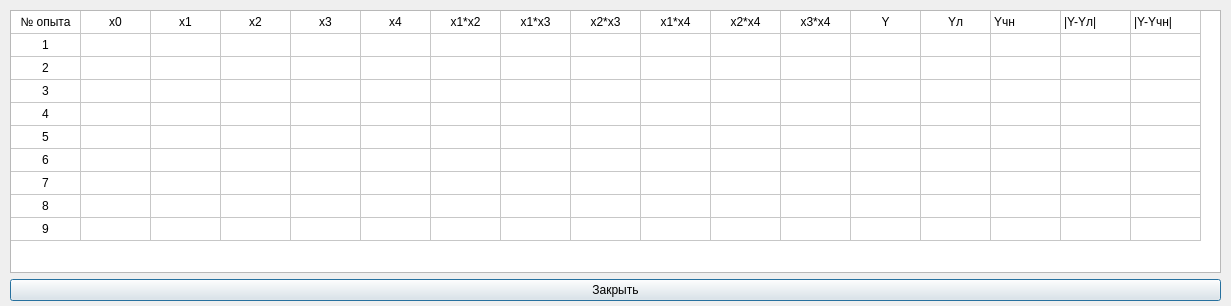
<?xml version="1.0" encoding="UTF-8"?>
<ui version="4.0">
 <class>Dialog</class>
 <widget class="QDialog" name="Dialog">
  <property name="geometry">
   <rect>
    <x>0</x>
    <y>0</y>
    <width>1231</width>
    <height>306</height>
   </rect>
  </property>
  <property name="windowTitle">
   <string>Dialog</string>
  </property>
  <widget class="QWidget" name="layoutWidget">
   <property name="geometry">
    <rect>
     <x>10</x>
     <y>10</y>
     <width>1211</width>
     <height>291</height>
    </rect>
   </property>
   <layout class="QVBoxLayout" name="verticalLayout">
    <item>
     <widget class="QTableWidget" name="table_plan">
      <property name="maximumSize">
       <size>
        <width>1544</width>
        <height>434</height>
       </size>
      </property>
      <property name="rowCount">
       <number>10</number>
      </property>
      <property name="columnCount">
       <number>17</number>
      </property>
      <attribute name="horizontalHeaderVisible">
       <bool>false</bool>
      </attribute>
      <attribute name="horizontalHeaderDefaultSectionSize">
       <number>70</number>
      </attribute>
      <attribute name="verticalHeaderVisible">
       <bool>false</bool>
      </attribute>
      <attribute name="verticalHeaderDefaultSectionSize">
       <number>23</number>
      </attribute>
      <row/>
      <row/>
      <row/>
      <row/>
      <row/>
      <row/>
      <row/>
      <row/>
      <row/>
      <row/>
      <column/>
      <column/>
      <column/>
      <column/>
      <column/>
      <column/>
      <column/>
      <column/>
      <column/>
      <column/>
      <column/>
      <column/>
      <column/>
      <column/>
      <column/>
      <column/>
      <column/>
      <item row="0" column="0">
       <property name="text">
        <string>№ опыта</string>
       </property>
       <property name="textAlignment">
        <set>AlignCenter</set>
       </property>
      </item>
      <item row="0" column="1">
       <property name="text">
        <string>x0</string>
       </property>
       <property name="textAlignment">
        <set>AlignCenter</set>
       </property>
      </item>
      <item row="0" column="2">
       <property name="text">
        <string>x1</string>
       </property>
       <property name="textAlignment">
        <set>AlignCenter</set>
       </property>
      </item>
      <item row="0" column="3">
       <property name="text">
        <string>x2</string>
       </property>
       <property name="textAlignment">
        <set>AlignCenter</set>
       </property>
      </item>
      <item row="0" column="4">
       <property name="text">
        <string>x3</string>
       </property>
       <property name="textAlignment">
        <set>AlignCenter</set>
       </property>
      </item>
      <item row="0" column="5">
       <property name="text">
        <string>x4</string>
       </property>
       <property name="textAlignment">
        <set>AlignCenter</set>
       </property>
      </item>
      <item row="0" column="6">
       <property name="text">
        <string>x1*x2</string>
       </property>
       <property name="textAlignment">
        <set>AlignCenter</set>
       </property>
      </item>
      <item row="0" column="7">
       <property name="text">
        <string>x1*x3</string>
       </property>
       <property name="textAlignment">
        <set>AlignCenter</set>
       </property>
      </item>
      <item row="0" column="8">
       <property name="text">
        <string>x2*x3</string>
       </property>
       <property name="textAlignment">
        <set>AlignCenter</set>
       </property>
      </item>
      <item row="0" column="9">
       <property name="text">
        <string>x1*x4</string>
       </property>
       <property name="textAlignment">
        <set>AlignCenter</set>
       </property>
      </item>
      <item row="0" column="10">
       <property name="text">
        <string>x2*x4</string>
       </property>
       <property name="textAlignment">
        <set>AlignCenter</set>
       </property>
      </item>
      <item row="0" column="11">
       <property name="text">
        <string>x3*x4</string>
       </property>
       <property name="textAlignment">
        <set>AlignCenter</set>
       </property>
      </item>
      <item row="0" column="12">
       <property name="text">
        <string>Y</string>
       </property>
       <property name="textAlignment">
        <set>AlignCenter</set>
       </property>
      </item>
      <item row="0" column="13">
       <property name="text">
        <string>Yл</string>
       </property>
       <property name="textAlignment">
        <set>AlignCenter</set>
       </property>
      </item>
      <item row="0" column="14">
       <property name="text">
        <string>Yчн</string>
       </property>
      </item>
      <item row="0" column="15">
       <property name="text">
        <string>|Y-Yл|</string>
       </property>
      </item>
      <item row="0" column="16">
       <property name="text">
        <string>|Y-Yчн|</string>
       </property>
      </item>
      <item row="1" column="0">
       <property name="text">
        <string>1</string>
       </property>
       <property name="textAlignment">
        <set>AlignCenter</set>
       </property>
      </item>
      <item row="2" column="0">
       <property name="text">
        <string>2</string>
       </property>
       <property name="textAlignment">
        <set>AlignCenter</set>
       </property>
      </item>
      <item row="3" column="0">
       <property name="text">
        <string>3</string>
       </property>
       <property name="textAlignment">
        <set>AlignCenter</set>
       </property>
      </item>
      <item row="4" column="0">
       <property name="text">
        <string>4</string>
       </property>
       <property name="textAlignment">
        <set>AlignCenter</set>
       </property>
      </item>
      <item row="5" column="0">
       <property name="text">
        <string>5</string>
       </property>
       <property name="textAlignment">
        <set>AlignCenter</set>
       </property>
      </item>
      <item row="6" column="0">
       <property name="text">
        <string>6</string>
       </property>
       <property name="textAlignment">
        <set>AlignCenter</set>
       </property>
      </item>
      <item row="7" column="0">
       <property name="text">
        <string>7</string>
       </property>
       <property name="textAlignment">
        <set>AlignCenter</set>
       </property>
      </item>
      <item row="8" column="0">
       <property name="text">
        <string>8</string>
       </property>
       <property name="textAlignment">
        <set>AlignCenter</set>
       </property>
      </item>
      <item row="9" column="0">
       <property name="text">
        <string>9</string>
       </property>
       <property name="textAlignment">
        <set>AlignCenter</set>
       </property>
      </item>
     </widget>
    </item>
    <item>
     <widget class="QPushButton" name="btn_close">
      <property name="text">
       <string>Закрыть</string>
      </property>
     </widget>
    </item>
   </layout>
  </widget>
 </widget>
 <resources/>
 <connections/>
</ui>
